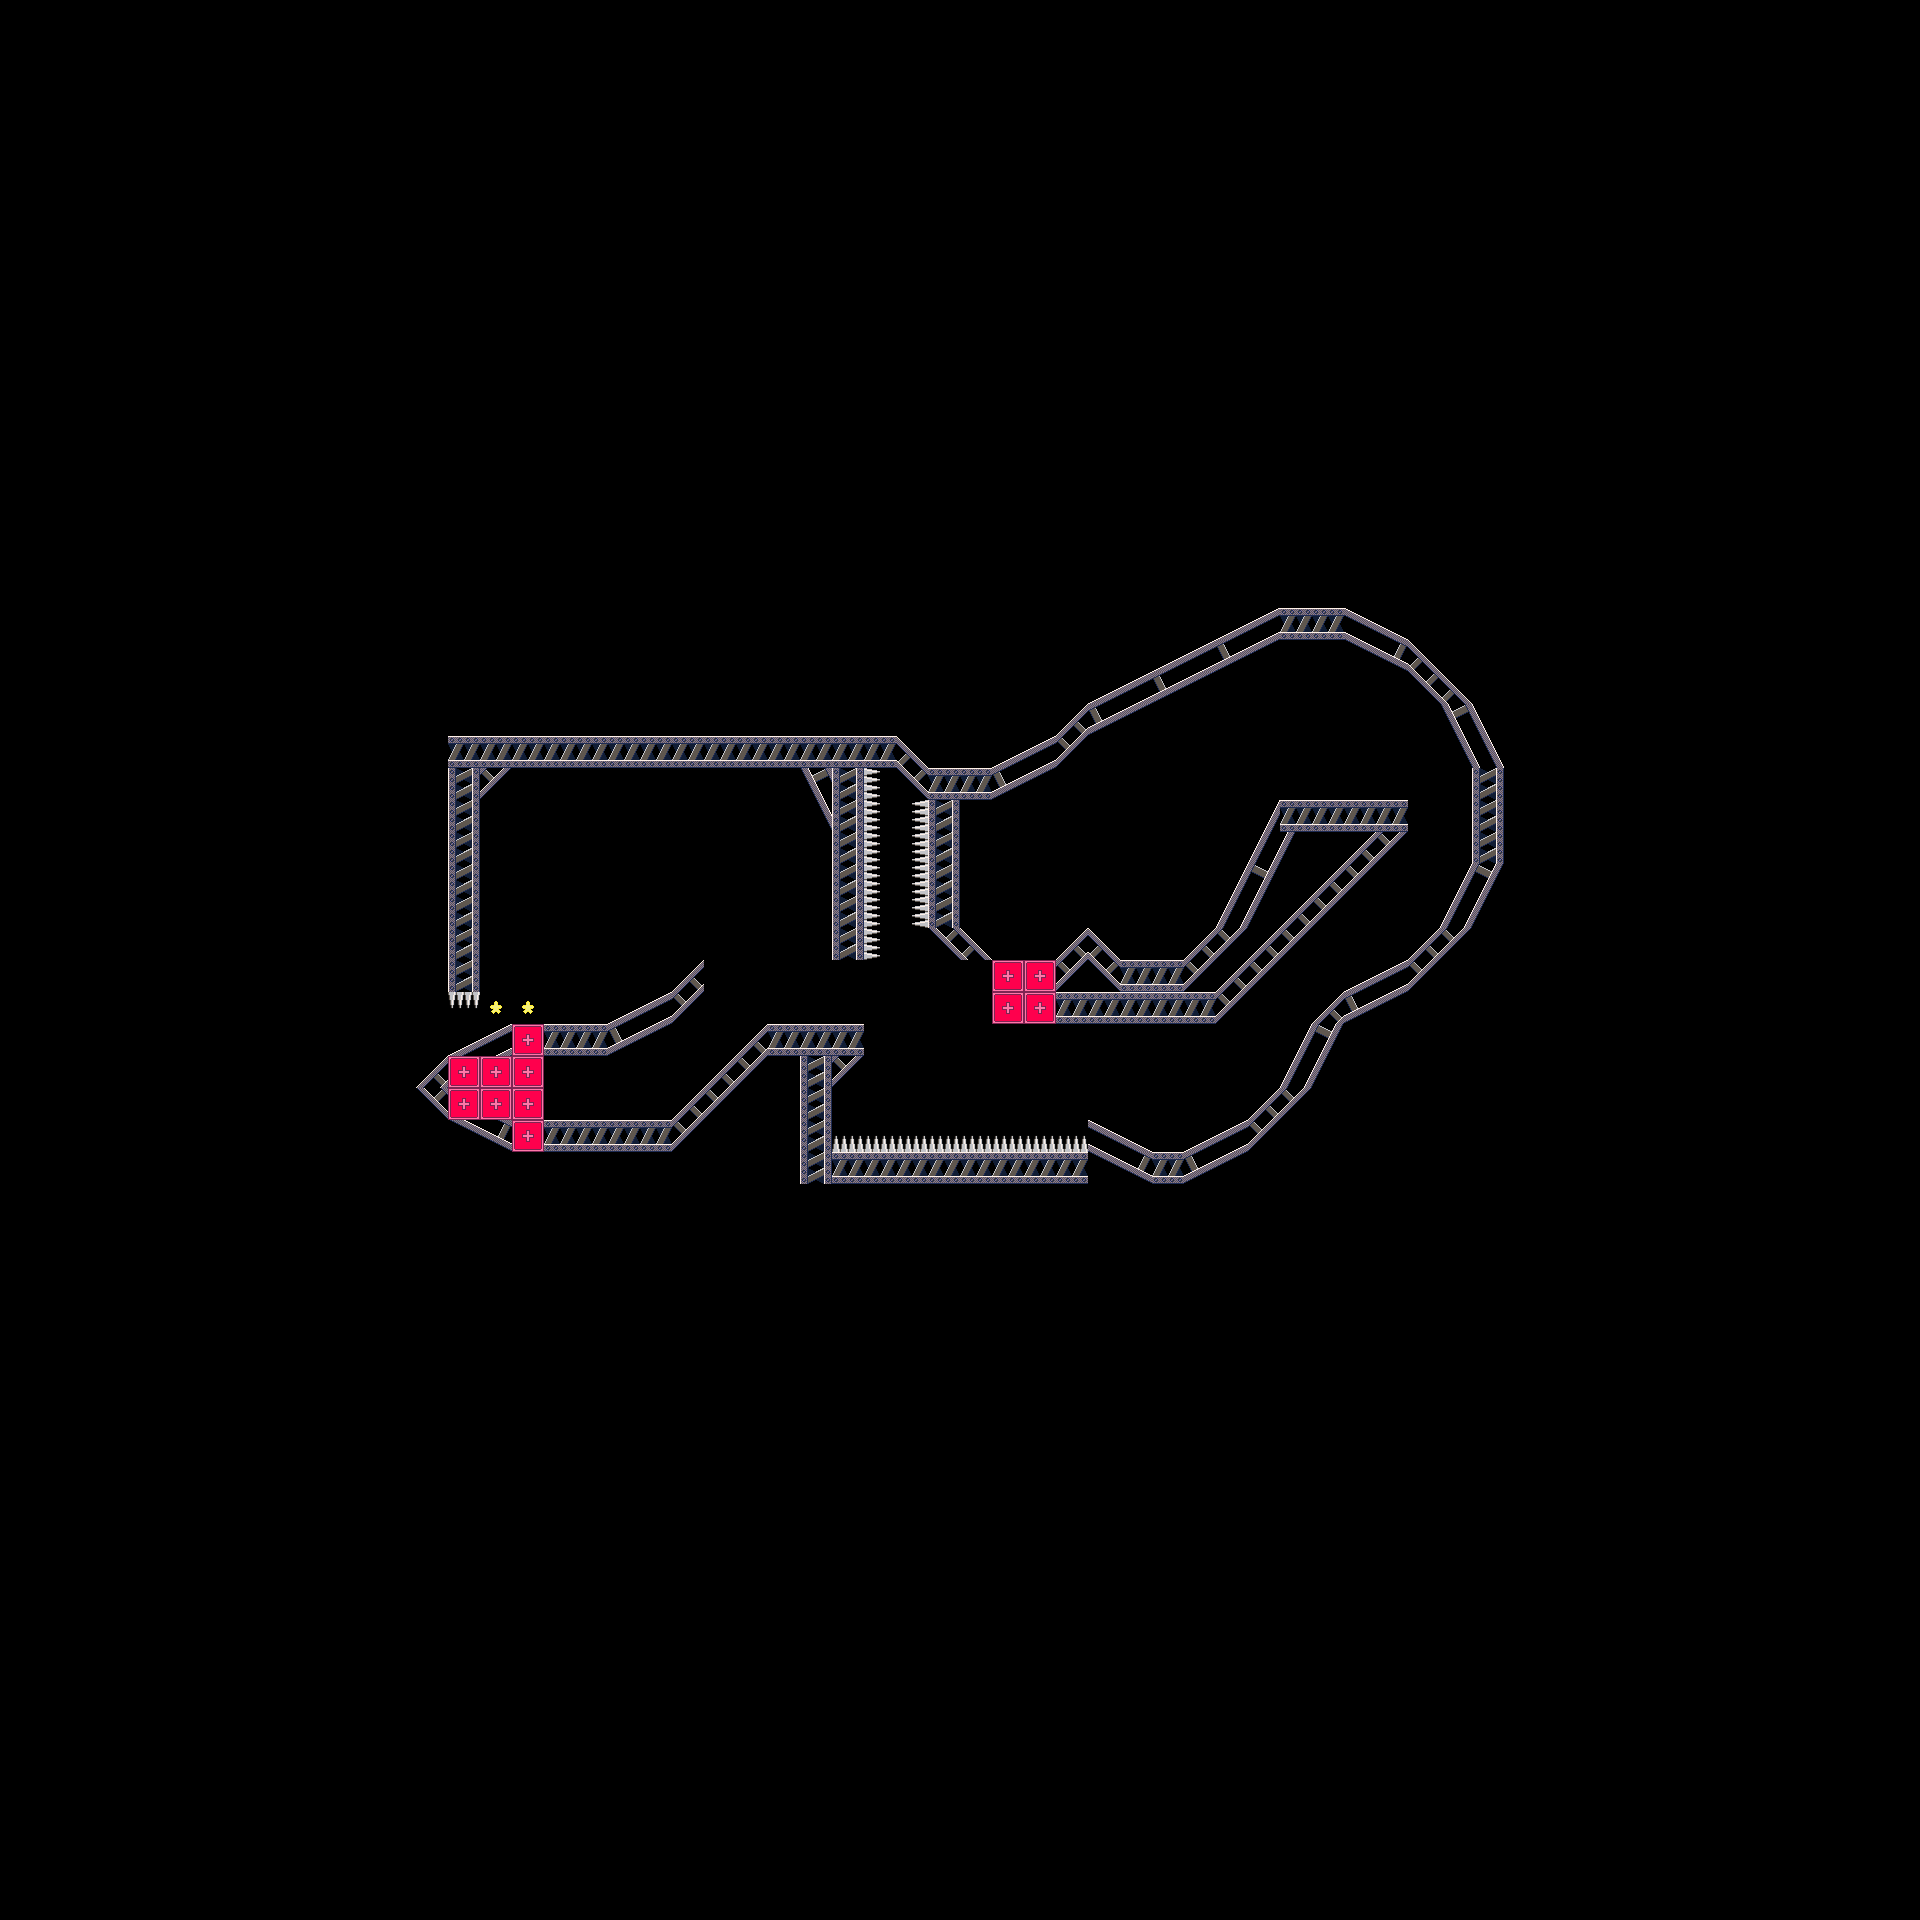

A level layout from a 2D game, rendered from its tile map. Below: a short description, then the map file with tile-grid data replaced by summaries:
An orthogonal 60x60 tile map with 32x32 px tiles, 1 tile layer (tiles) and 1 object (spawn).

<map version="1.10" tiledversion="1.11.2" orientation="orthogonal" renderorder="right-down" width="60" height="60" tilewidth="32" tileheight="32" infinite="0" nextlayerid="4" nextobjectid="2">
 <editorsettings>
  <export target="../../../assets/levels/033.json" format="json" />
 </editorsettings>
 <tileset firstgid="1" source="../Metal.tsx" />
 <layer id="1" name="tiles" width="60" height="60">
  <data>[3600 cells, 298 non-empty, 29 distinct tile ids]</data>
 </layer>
 <objectgroup id="2" name="spawns">
  <object id="1" name="spawn" x="1239.33" y="809.333">
   <point />
  </object>
 </objectgroup>
</map>
